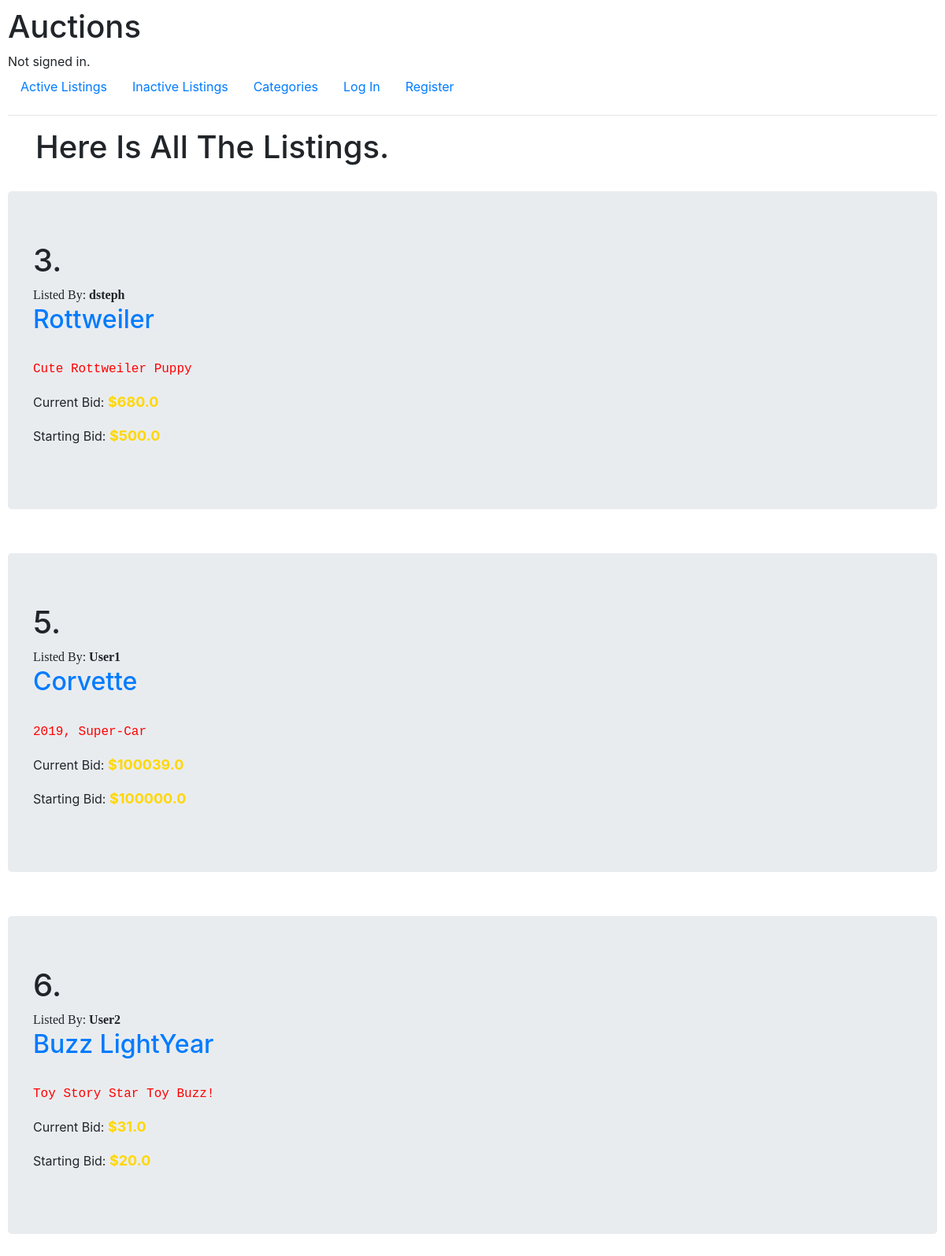
The page / on the database its author committed.
### auctions/models.py (models this page shows, shortened)
class Listing(models.Model):
    title = models.CharField(max_length = 64)
    description = models.TextField()
    starting_bid = models.FloatField(validators = [MinValueValidator(1)])
    img_url = models.URLField(blank = True)
    user = models.ForeignKey(User, on_delete = models.CASCADE, related_name = "owner")
    category = models.CharField(blank = True, max_length = 64)
    active = models.BooleanField(blank = False, default = True)
    winner = models.ForeignKey(User, blank = True, on_delete = models.CASCADE, related_name = "new_owner", null = True)

class User(AbstractUser):
    pass

class Bid(models.Model):
    value = models.FloatField(validators = [MinValueValidator(1)])
    listing = models.ForeignKey(Listing, verbose_name = "price", on_delete=models.CASCADE)
    user = models.ForeignKey(User, on_delete = models.CASCADE)
    winner = models.BooleanField(default = False)

### auctions/views.py (the view)
# urls.py: path("", views.index, name = "index"),
def index(request):
    return render(request, "auctions/index.html", {
        "listings": Listing.objects.all().filter(active = True),
        "bids": Bid.objects.all(),
        "header": "Here Is All The Listings."
    })

### auctions/templates/auctions/index.html
{% extends "auctions/layout.html" %}
{% block body %}
    <div class = "container"> <h1>{{header}}</h1></div>
    {% for listing in listings %}
    <br>
    <div class = "container_fluid jumbotron">
        <h1>{{listing.id}}.</h1>
        <div style = "font-family: cursive;">Listed By: <b>{{listing.user}}</b></div>
        <h2><a href="{% url 'listing' listing.id %}">{{listing.title}}</a></h2>
        {% if listing.img_url %}
            <div><img style = "width: 30vw;" src = "{{listing.img_url}}" alt=""></div>
        {% endif %}
        <p style = "color:Red; font-family:'Courier New', Courier, monospace">{{listing.description}}</p>
        {% for bid in bids %}
            {% if bid.listing == listing %}
                <p>Current Bid: <span style = "color:gold; font-weight:bold; font-size:large">${{bid.value}}</span></p>
            {% endif %}
        {% endfor %}
        <p>Starting Bid: <span style = "color:gold; font-weight:bold; font-size:large">${{listing.starting_bid}}</span></p>
        </div>
    {% endfor %}
{% endblock %}

### auctions/templates/auctions/layout.html (shortened to what this page needs)
{% load static %}
<!DOCTYPE html>
<html lang="en">
    <head>
        <link rel="stylesheet" href="https://stackpath.bootstrapcdn.com/bootstrap/4.4.1/css/bootstrap.min.css">
        <link href="{% static 'auctions/styles.css' %}" rel="stylesheet">
    </head>
    <body>
        <h1>Auctions</h1>
        <div>
            {% if user.is_authenticated %}
                Signed in as <strong>{{ user.username }}</strong>.
            {% else %}
                Not signed in.
            {% endif %}
        </div>
        <ul class="nav">
            <li class="nav-item">
                <a class="nav-link" href="{% url 'index' %}">Active Listings</a>
            </li>
            <li class="nav-item">
                <a class="nav-link" href="{% url 'inactive' %}">Inactive Listings</a>
            </li>
            <li class="nav-item">
                <a class="nav-link" href="{% url 'categories' %}">Categories</a>
            </li>
            {% if user.is_authenticated %}
                <li class="nav-item">
                    <a class="nav-link" href="{% url 'create' %}">Create Listing</a>
                </li>
                <li class="nav-item">
                    <a class="nav-link" href="{% url 'watchlist' %}">Watchlist</a>
                </li>
                <li class="nav-item">
                    <a class="nav-link" href="{% url 'logout' %}">Log Out</a>
                </li>
            {% else %}
                <li class="nav-item">
                    <a class="nav-link" href="{% url 'login' %}">Log In</a>
                </li>
                <li class="nav-item">
                    <a class="nav-link" href="{% url 'register' %}">Register</a>
                </li>
            {% endif %}
        </ul>
        <hr>
        {% block body %}
        {% endblock %}
    </body>
</html>

### auctions/static/auctions/styles.css (style rules this page uses)
body { padding: 10px; }

### rows shown on the page
Listing: id "3", user "dsteph", title "Rottweiler", description "Cute Rottweiler Puppy", starting_bid "500.0"
Bid: value "680.0"
Listing: id "5", user "User1", title "Corvette", description "2019, Super-Car", starting_bid "100000.0"
Bid: value "100039.0"
Listing: id "6", user "User2", title "Buzz LightYear", description "Toy Story Star Toy Buzz!", starting_bid "20.0"
Bid: value "31.0"

### other values the page prints
{{ header }} "Here Is All The Listings."
